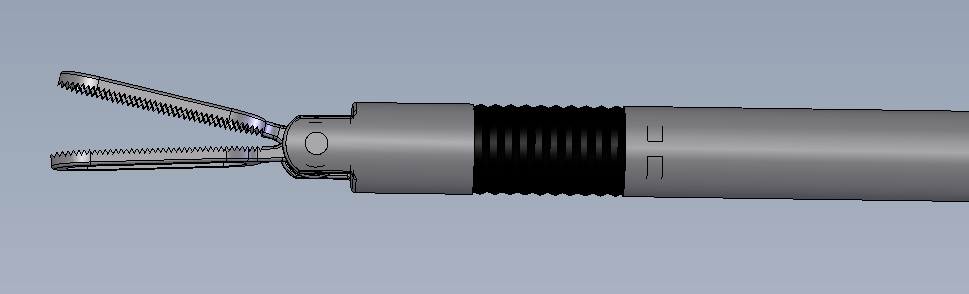
#> input picture code/forceps.PNG, 969 x 294 px
$ jupyter execute Histogram01.ipynb
#> lines starting #> are read from the running program, lines starting #| are printed output that depends on the picture
[cell 1]
import cv2

[cell 2]
import numpy as np

[cell 3]
from matplotlib import pyplot as plt

[cell 4]
img = cv2.imread('forceps.PNG')
#> img is the input picture: shape (294, 969, 3); mean B, G, R 164.6, 151.7, 143.5

[cell 5]
color = ('b','g','r')

[cell 6]
for i,col in enumerate(color):
    histr = cv2.calcHist([img],[i],None,[256],[0,256])
    plt.plot(histr,color = col)
    plt.xlim([0,256])
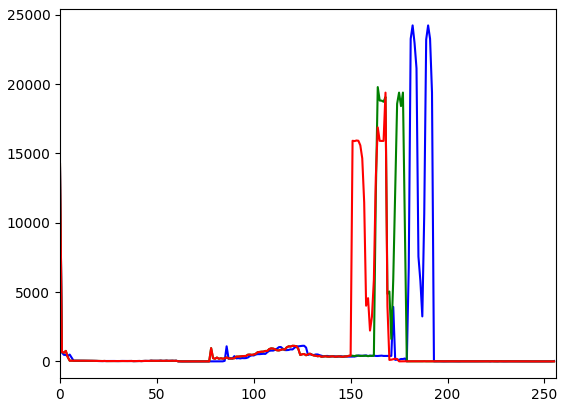
#> figure drawn by matplotlib, 1 panel; curve peaks at x = 182, y = 24232; curve peaks at x = 164, y = 19783; curve peaks at x = 168, y = 19384
